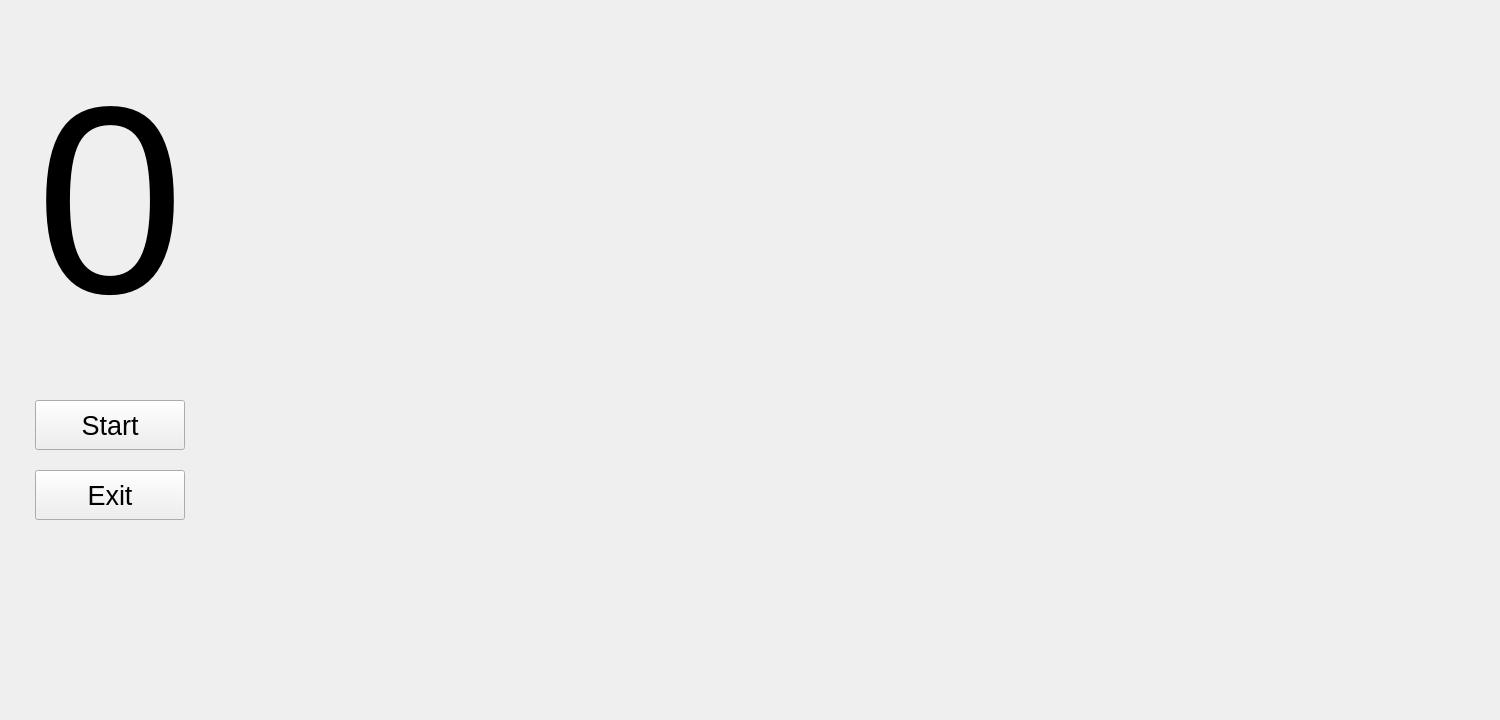
<?xml version="1.0" encoding="UTF-8"?>
<ui version="4.0">
 <class>Form</class>
 <widget class="QWidget" name="Form">
  <property name="geometry">
   <rect>
    <x>0</x>
    <y>0</y>
    <width>1500</width>
    <height>720</height>
   </rect>
  </property>
  <property name="windowTitle">
   <string>Form</string>
  </property>
  <widget class="QPushButton" name="buttonExit">
   <property name="geometry">
    <rect>
     <x>35</x>
     <y>470</y>
     <width>150</width>
     <height>50</height>
    </rect>
   </property>
   <property name="font">
    <font>
     <pointsize>20</pointsize>
    </font>
   </property>
   <property name="text">
    <string>Exit</string>
   </property>
  </widget>
  <widget class="QPushButton" name="buttonStart">
   <property name="geometry">
    <rect>
     <x>35</x>
     <y>400</y>
     <width>150</width>
     <height>50</height>
    </rect>
   </property>
   <property name="font">
    <font>
     <pointsize>20</pointsize>
    </font>
   </property>
   <property name="text">
    <string>Start</string>
   </property>
  </widget>
  <widget class="QLabel" name="labelNumber">
   <property name="geometry">
    <rect>
     <x>10</x>
     <y>50</y>
     <width>200</width>
     <height>300</height>
    </rect>
   </property>
   <property name="font">
    <font>
     <pointsize>200</pointsize>
    </font>
   </property>
   <property name="text">
    <string>0</string>
   </property>
   <property name="alignment">
    <set>Qt::AlignCenter</set>
   </property>
  </widget>
  <widget class="QLabel" name="labelCameraView">
   <property name="geometry">
    <rect>
     <x>220</x>
     <y>0</y>
     <width>1280</width>
     <height>720</height>
    </rect>
   </property>
   <property name="text">
    <string/>
   </property>
  </widget>
 </widget>
 <resources/>
 <connections/>
</ui>
